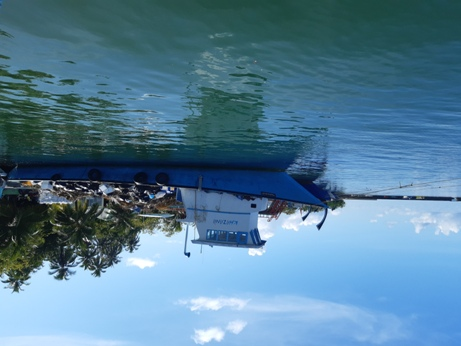
#> input picture Chapter3/boat.jpg, 461 x 346 px
$ jupyter execute --allow-errors kompresja_obrazu_k_mens.ipynb
#> lines starting #> are read from the running program, lines starting #| are printed output that depends on the picture
[cell 1]
import matplotlib.pyplot as plt
import numpy as np
import numpy as np

Kompresja obrazu uzyskana za pomocą algorytmu k-means z 16 grupami. Klastrowanie zostało wykonane na 3-wymiarowym zbiorze kolorów obrazu.

Wynikowy obraz zawiera tylko 16 kolorów (każdy kolor został zastąpiony przez kolor reprezentujący odpowiadający mu klaster).

[cell 2]
import numpy as np
from skimage import io
img  = io.imread('boat.jpg')
#> img is the input picture: shape (346, 461, 3); mean R, G, B 85.9, 126.3, 151.1
img_data = (img / 255.).reshape(-1, 3)
img_data.shape
#> Out = (159506, 3)

[cell 3]
plt.imshow(img)
#> (the rest of this cell did not finish here and is left out)

[cell 4]
from sklearn.cluster import KMeans
import time

start = time.time()
kmeans = KMeans(n_clusters=16, max_iter=300)
kmeans.fit(img_data)
closest = kmeans.predict(img_data)
k_colors = kmeans.cluster_centers_[closest]
print(f'elapsed: {time.time() - start}')

[cell 5]
k_img = np.reshape(k_colors,(img.shape))
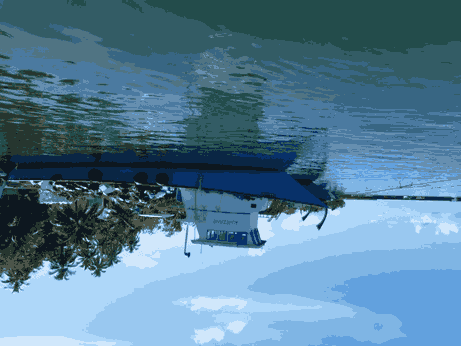
#> k_img: shape (346, 461, 3) float64; mean R, G, B 0.337, 0.495, 0.593


plt.figure(figsize=(8, 6))
plt.title('Compressed', fontsize=20)
plt.xticks([])
plt.yticks([])
plt.imshow(k_img)
plt.show()

plt.figure(figsize=(8, 6))
plt.title('Original', fontsize=20)
plt.xticks([])
plt.yticks([])
plt.imshow(img)
plt.show()
